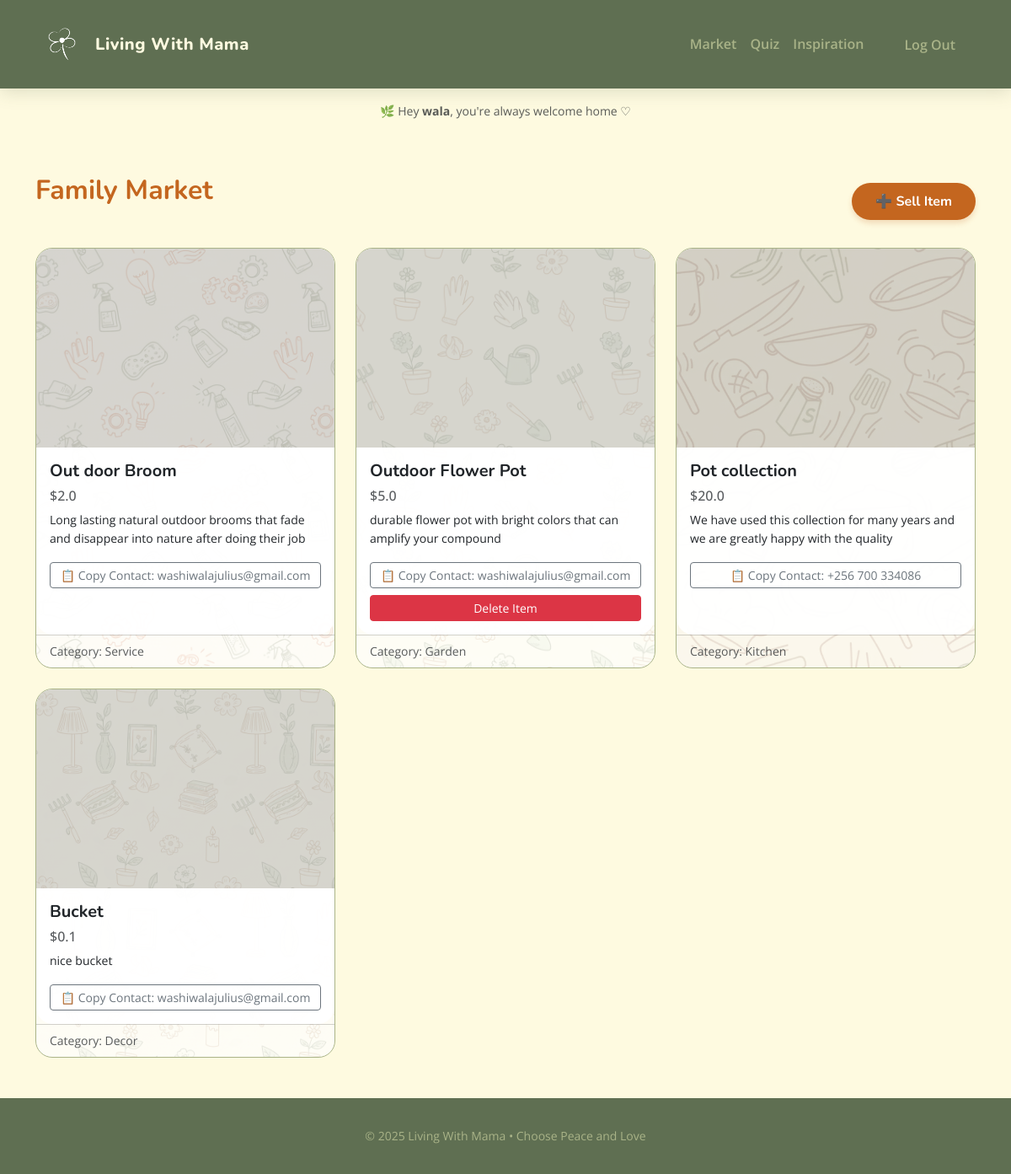
The app's page /market (signed in), older data.
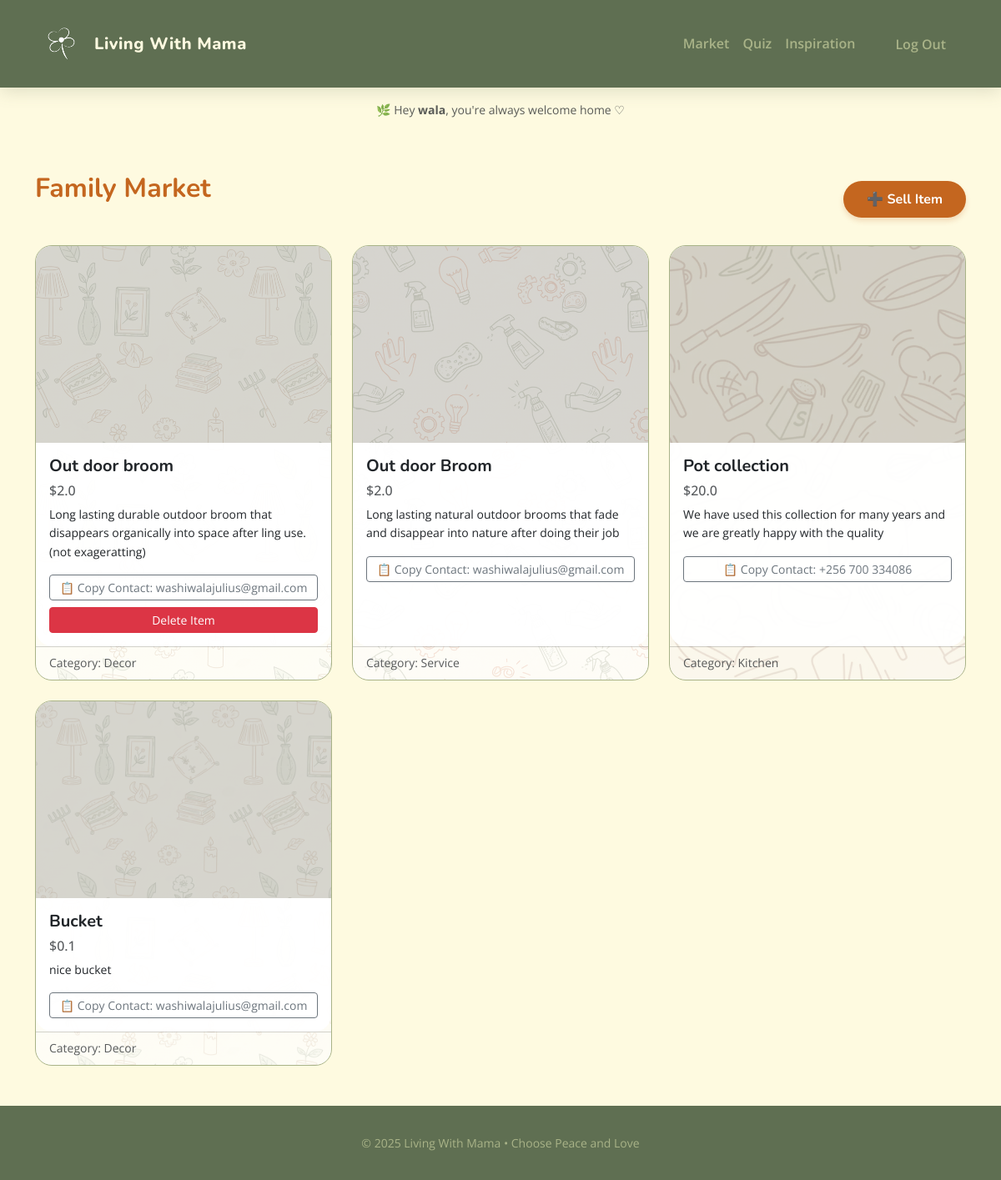
The same page, newer data.
### tables this page shows
CREATE TABLE market_items (
    id INTEGER PRIMARY KEY AUTOINCREMENT,
    user_id INTEGER NOT NULL,
    title TEXT NOT NULL,
    description TEXT NOT NULL,
    price REAL NOT NULL,
    category TEXT NOT NULL, 
    contact_info TEXT NOT NULL,
    created_at TIMESTAMP DEFAULT CURRENT_TIMESTAMP,
    FOREIGN KEY(user_id) REFERENCES users(id)
);

### app.py (the view)
@app.route("/market")
@login_required
def market():
    items = db.execute("SELECT * FROM market_items ORDER BY created_at DESC")
    return render_template("market.html", items=items)

### app.py (called while the page is built)
@app.after_request
def after_request(response):
    response.headers["Cache-Control"] = "no-cache, no-store, must-revalidate"
    response.headers["Expires"] = 0
    response.headers["Pragma"] = "no-cache"
    return response

### helpers.py (called while the page is built)
def login_required(f):
    @wraps(f)
    def decorated_function(*args, **kwargs):
        if session.get("user_id") is None:
            return redirect("/login")
        return f(*args, **kwargs)
    return decorated_function

### templates/market.html (shortened to what this page needs)
{% extends "layout.html" %}
{% block main %}
<div class="d-flex justify-content-between align-items-center mb-4">
    <h2 class="mb-4 title-orange">Family Market</h2>
    <a href="/market/sell" class="btn btn-primary-custom">➕ Sell Item</a>
</div>
<div class="row row-cols-1 row-cols-md-3 g-4">
    {% for item in items %}
    <div class="col market-item">
        <div class="market-card-wrapper card card-custom h-100">
            <img src="https://placehold.co/600x400/FAEDCD/D4A373?text={{ item.category }}" class="card-img-top" alt="Item">
            <div class="card-body">
                <h5 class="card-title">{{ item.title }}</h5>
                <h6 class="text-muted">${{ item.price }}</h6>
                <p class="card-text small">{{ item.description }}</p>
                <div class="d-grid gap-2">
                    <button class="btn btn-outline-secondary btn-sm"
                            data-contact="{{ item.contact_info }}"
                            onclick="copyContact(this)">
                        📋 Copy Contact: {{ item.contact_info }}
                    </button>
                    {% if item.user_id == session.user_id %}
                    <button type="button" class="btn btn-danger btn-sm w-100" data-bs-toggle="modal" data-bs-target="#deleteModal{{ item.id }}">
                        Delete Item
                    </button>
                    {% endif %}
                </div>
            </div>
            <div class="card-footer bg-transparent text-muted small">
                Category: {{ item.category }}
            </div>
        </div>
    </div>
    {% endfor %}
</div>
{% endblock %}

### templates/layout.html (shortened to what this page needs)
<!DOCTYPE html>
<html lang="en">
    <head>
        <link href="https://cdn.jsdelivr.net/npm/bootstrap@5.3.0/dist/css/bootstrap.min.css" rel="stylesheet">
        <link href="{{ url_for('static', filename='styles.css') }}" rel="stylesheet">
    </head>
    <body>
        <nav class="navbar navbar-expand-lg navbar-custom navbar-dark">
            <div class="container">
                <a class="navbar-brand d-flex align-items-center" href="/">
                    <img src="{{ url_for('static', filename='images/logo.png') }}" alt="Logo" height="70" class="d-inline-block align-text-top me-2">
                    Living With Mama
                </a>
                <div class="collapse navbar-collapse" id="navbarNav">
                    <ul class="navbar-nav ms-auto align-items-center">
                        {% if session["user_id"] %}
                            <li class="nav-item"><a class="nav-link" href="/market">Market</a></li>
                            <li class="nav-item"><a class="nav-link" href="/quiz">Quiz</a></li>
                            <li class="nav-item"><a class="nav-link" href="/inspiration">Inspiration</a></li>
                            <li class="nav-item ms-lg-3"><a class="nav-link btn btn-outline-light btn-sm px-4 text-white" href="/logout">Log Out</a></li>
                        {% else %}
                            <li class="nav-item"><a class="nav-link" href="/register">Register</a></li>
                            <li class="nav-item ms-lg-2"><a class="nav-link btn btn-primary-custom btn-sm" href="/login">Log In</a></li>
                        {% endif %}
                    </ul>
                </div>
            </div>
        </nav>
        {% if session.user_id %}
        <div class="text-center my-3">
            <p class="text-muted small mb-0">
                🌿 Hey <strong>{{ session.username }}</strong>, you're always welcome home ♡
            </p>
        </div>
        {% endif %}
        <main class="container py-5">
            {% block main %}{% endblock %}
        </main>
        <footer class="text-center mt-auto">
            <div class="container">
                <small>&copy; 2025 Living With Mama &bull; Choose Peace and Love</small>
            </div>
        </footer>
    </body>
</html>

### static/styles.css (style rules this page uses)
:root { --olive: #5F6F52; --laurel: #A9B388; --cornsilk: #FEFAE0; --lemon: #F9EBC7; --camel: #B99470; --orange: #C4661F; --russet: #783D19; --white: #ffffff; --font-heading: 'Nunito', sans-serif; --font-body: 'Open Sans', sans-serif; }
body { background-color: var(--cornsilk); color: var(--russet); font-family: var(--font-body); display: flex; flex-direction: column; min-height: 100vh; line-height: 1.6; }
h1, h2, h3, h4, h5 { font-family: var(--font-heading); color: var(--olive); font-weight: 700; }
.title-orange { color: var(--orange) !important; }
a { text-decoration: none; }
.navbar-custom { background-color: var(--olive); padding: 1rem 0; box-shadow: 0 4px 20px rgba(95, 111, 82, 0.2); }
.navbar-brand { font-family: var(--font-heading); font-weight: 800; color: var(--cornsilk) !important; letter-spacing: 0.5px; }
.nav-link { color: var(--laurel) !important; font-weight: 600; transition: color 0.3s; }
.card-custom { background-color: var(--white); border: 1px solid var(--laurel); border-radius: 20px; overflow: hidden; transition: transform 0.3s, box-shadow 0.3s; }
.btn-primary-custom { background-color: var(--orange); color: var(--white); border: none; border-radius: 50px; padding: 10px 28px; font-family: var(--font-heading); font-weight: 700; transition: all 0.3s; box-shadow: 0 4px 6px rgba(196, 102, 31, 0.2); }
footer { margin-top: auto; background-color: var(--olive); color: var(--laurel); padding: 2rem 0; }
.navbar-brand img { height: 63px !important; width: auto; }
.market-card-wrapper { position: relative; overflow: hidden; border-radius: 20px; }
.card-body, .card-footer { position: relative; z-index: 2; background-color: rgba(255, 255, 255, 0.96); border-radius: 0 0 20px 20px; }

Row changes from the older to the newer data that the page shows:
removed market_items: title "Outdoor Flower Pot", price "5.0", description "durable flower pot with bright colors that can amplify your compound", contact_info "washiwalajulius@gmail.com", category "Garden"
added market_items: title "Out door broom", price "2.0", description "Long lasting durable outdoor broom that disappears organically into space after ling use. (not exageratting)", contact_info "washiwalajulius@gmail.com", category "Decor"
